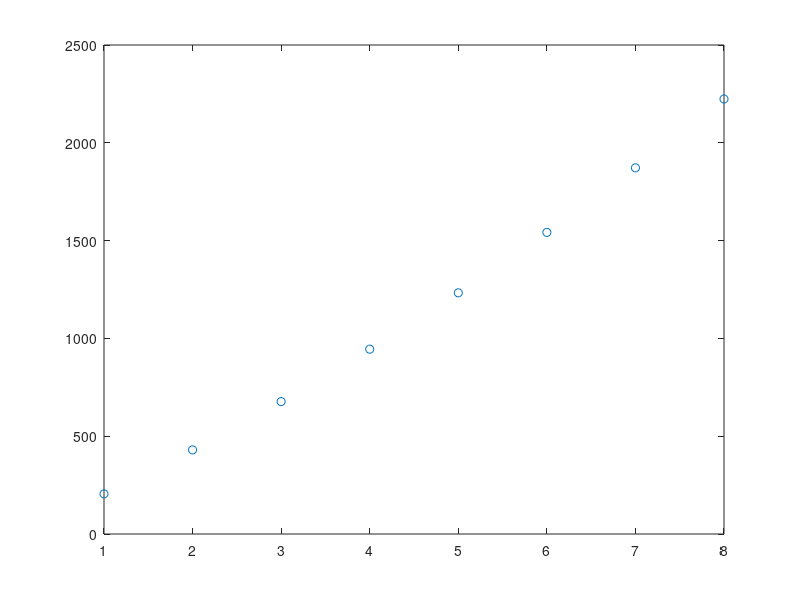

Here is the MATLAB script that generated this plot:
clear all;clc;
c=[1 2 3 4 5 6 7 8];
t=[205 430 677 945 1233 1542 1872 2224];
a=[1 1 1 1 1 1 1 1;1 2 2^2 2^3 2^4 2^5 2^6 2^7;1 3 3^2 3^3 3^4 3^5 3^6 3^7;...
    1 4 4^2 4^3 4^4 4^5 4^6 4^7;1 5 5^2 5^3 5^4 5^5 5^6 5^7;1 6 6^2 6^3 6^4 6^5 6^6 6^7;...
    1 7 7^2 7^3 7^4 7^5 7^6 7^7;1 8 8^2 8^3 8^4 8^5 8^6 8^7];
b=[205;430;677;945;1233;1542;1872;2224];
format long g
x=a\b;
plot(c,t,'o');